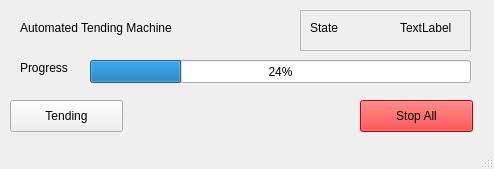
<?xml version="1.0" encoding="UTF-8"?>
<ui version="4.0">
 <class>MainWindow</class>
 <widget class="QMainWindow" name="MainWindow">
  <property name="geometry">
   <rect>
    <x>0</x>
    <y>0</y>
    <width>494</width>
    <height>169</height>
   </rect>
  </property>
  <property name="windowTitle">
   <string>MainWindow</string>
  </property>
  <widget class="QWidget" name="centralwidget">
   <widget class="QLabel" name="app_title">
    <property name="geometry">
     <rect>
      <x>20</x>
      <y>20</y>
      <width>181</width>
      <height>16</height>
     </rect>
    </property>
    <property name="text">
     <string>Automated Tending Machine</string>
    </property>
   </widget>
   <widget class="QProgressBar" name="progressTaskBar">
    <property name="geometry">
     <rect>
      <x>90</x>
      <y>60</y>
      <width>381</width>
      <height>23</height>
     </rect>
    </property>
    <property name="value">
     <number>24</number>
    </property>
   </widget>
   <widget class="QLabel" name="progress_label">
    <property name="geometry">
     <rect>
      <x>20</x>
      <y>60</y>
      <width>60</width>
      <height>16</height>
     </rect>
    </property>
    <property name="text">
     <string>Progress</string>
    </property>
   </widget>
   <widget class="QFrame" name="frame">
    <property name="geometry">
     <rect>
      <x>300</x>
      <y>10</y>
      <width>171</width>
      <height>41</height>
     </rect>
    </property>
    <property name="frameShape">
     <enum>QFrame::StyledPanel</enum>
    </property>
    <property name="frameShadow">
     <enum>QFrame::Raised</enum>
    </property>
    <widget class="QLabel" name="state_label">
     <property name="geometry">
      <rect>
       <x>10</x>
       <y>10</y>
       <width>41</width>
       <height>16</height>
      </rect>
     </property>
     <property name="text">
      <string>State</string>
     </property>
    </widget>
    <widget class="QLabel" name="state_value">
     <property name="geometry">
      <rect>
       <x>100</x>
       <y>10</y>
       <width>60</width>
       <height>16</height>
      </rect>
     </property>
     <property name="text">
      <string>TextLabel</string>
     </property>
    </widget>
   </widget>
   <widget class="QPushButton" name="stop_all_button">
    <property name="geometry">
     <rect>
      <x>360</x>
      <y>100</y>
      <width>113</width>
      <height>32</height>
     </rect>
    </property>
    <property name="styleSheet">
     <string notr="true">#stop_all_button {
    background-color: rgb(255, 0, 0);
}</string>
    </property>
    <property name="text">
     <string>Stop All</string>
    </property>
   </widget>
   <widget class="QPushButton" name="tending_button">
    <property name="geometry">
     <rect>
      <x>10</x>
      <y>100</y>
      <width>113</width>
      <height>32</height>
     </rect>
    </property>
    <property name="text">
     <string>Tending</string>
    </property>
   </widget>
   <zorder>frame</zorder>
   <zorder>app_title</zorder>
   <zorder>progressTaskBar</zorder>
   <zorder>progress_label</zorder>
   <zorder>stop_all_button</zorder>
   <zorder>tending_button</zorder>
  </widget>
  <widget class="QStatusBar" name="statusbar"/>
 </widget>
 <resources/>
 <connections/>
</ui>
